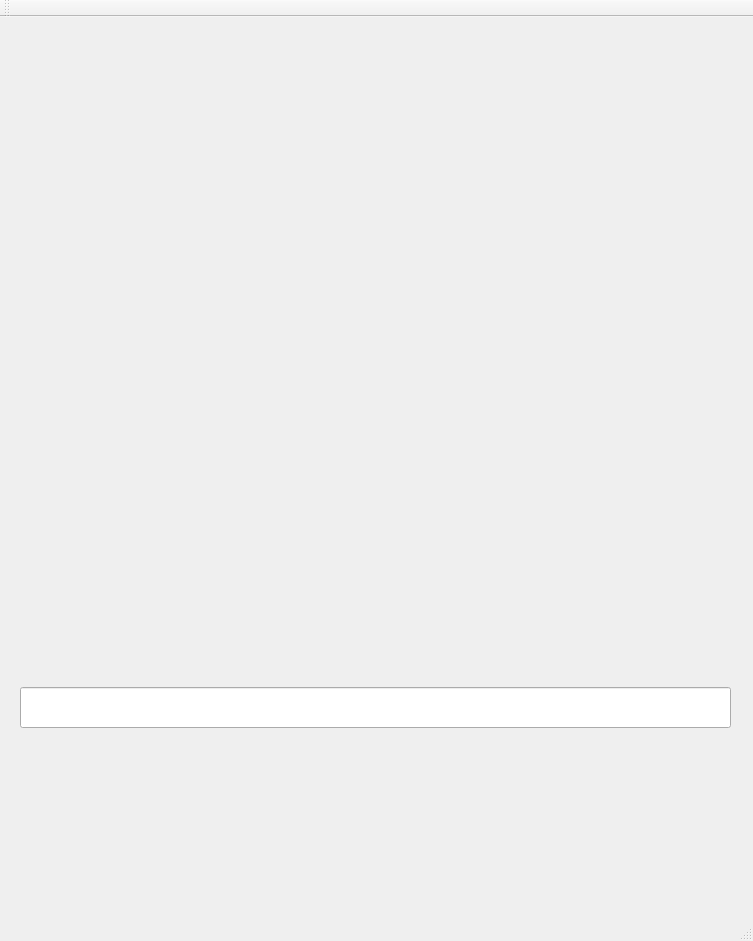
<?xml version="1.0" encoding="UTF-8"?>
<ui version="4.0">
 <class>MainWindow</class>
 <widget class="QMainWindow" name="MainWindow">
  <property name="geometry">
   <rect>
    <x>0</x>
    <y>0</y>
    <width>753</width>
    <height>941</height>
   </rect>
  </property>
  <property name="windowTitle">
   <string>MainWindow</string>
  </property>
  <widget class="QWidget" name="centralWidget">
   <widget class="QWidget" name="widget" native="true">
    <property name="geometry">
     <rect>
      <x>20</x>
      <y>20</y>
      <width>711</width>
      <height>631</height>
     </rect>
    </property>
   </widget>
   <widget class="QLineEdit" name="lineEdit">
    <property name="geometry">
     <rect>
      <x>20</x>
      <y>670</y>
      <width>711</width>
      <height>41</height>
     </rect>
    </property>
   </widget>
  </widget>
  <widget class="QMenuBar" name="menuBar">
   <property name="geometry">
    <rect>
     <x>0</x>
     <y>0</y>
     <width>753</width>
     <height>23</height>
    </rect>
   </property>
  </widget>
  <widget class="QToolBar" name="mainToolBar">
   <attribute name="toolBarArea">
    <enum>TopToolBarArea</enum>
   </attribute>
   <attribute name="toolBarBreak">
    <bool>false</bool>
   </attribute>
  </widget>
  <widget class="QStatusBar" name="statusBar"/>
 </widget>
 <layoutdefault spacing="6" margin="11"/>
 <resources/>
 <connections/>
</ui>
